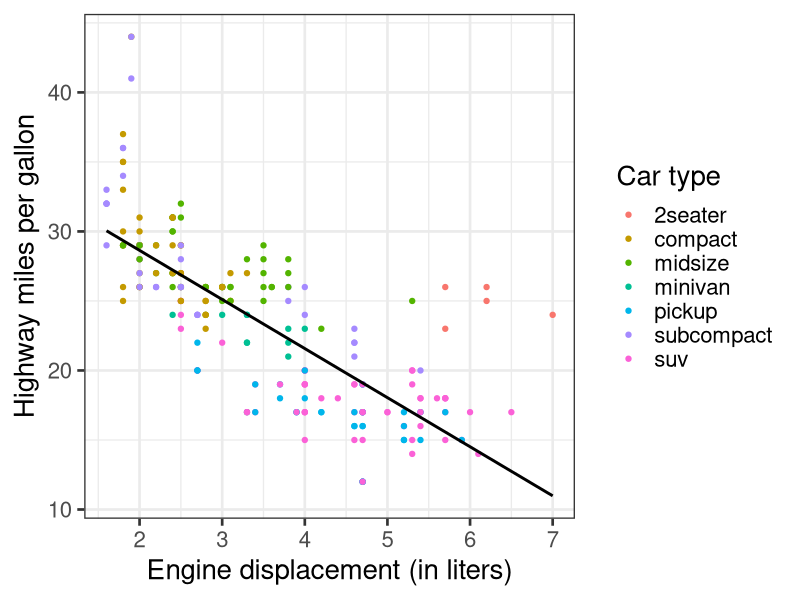

R code for this plot:
## ---- chunk 1
knitr::opts_chunk$set(cache = TRUE, echo = FALSE)

library(tidyverse)
library(broom)
## ---- chunk 2
print("Hello world!")
## ---- chunk 3
# load packages
library(tidyverse)
library(broom)

# estimate and print the linear model
lm(hwy ~ displ, data = mpg) %>%
  tidy %>%
  mutate(term = c("Intercept", "Engine displacement (in liters)")) %>%
  knitr::kable(digits = 2,
               col.names = c("Variable", "Estimate", "Standard Error",
                             "T-statistic", "P-Value"))

# visualize the relationship
ggplot(data = mpg, aes(displ, hwy)) + 
  geom_point(aes(color = class)) +
  geom_smooth(method = "lm", se = FALSE, color = "black", alpha = .25) +
  labs(x = "Engine displacement (in liters)",
       y = "Highway miles per gallon",
       color = "Car type") +
  theme_bw(base_size = 20)
